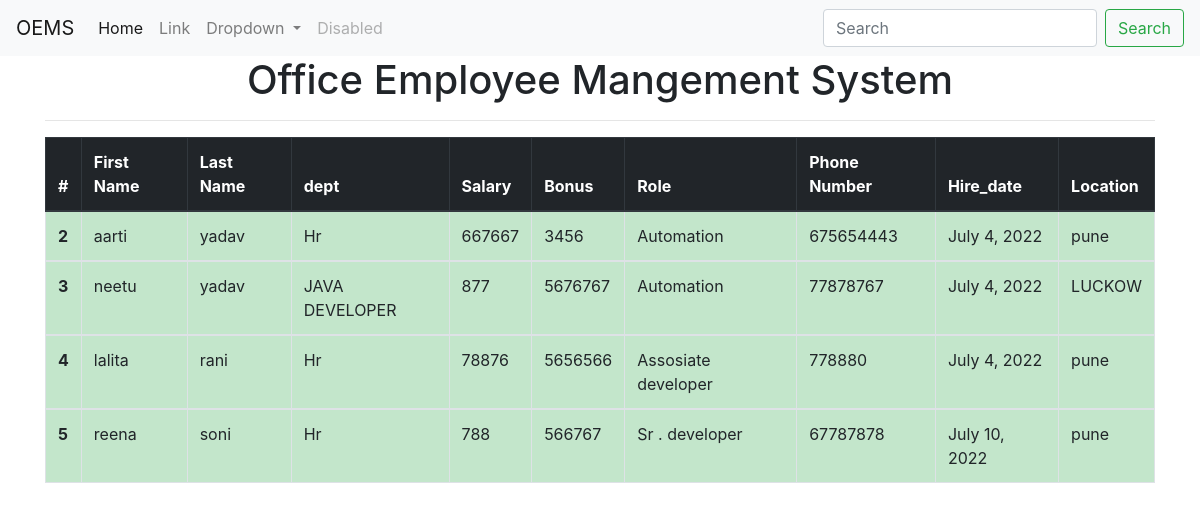
The app's page /all_emp with its own data.
### emp_app/models.py (models this page shows, shortened)
class Employee(models.Model):
    first_name=models.CharField(max_length=50,null=False)
    last_name=models.CharField(max_length=50)
    dept=models.ForeignKey(Department,on_delete=models.CASCADE)
    salary=models.IntegerField(default=0)
    bonus=models.IntegerField(default=0)
    role=models.ForeignKey(Role,on_delete=models.CASCADE)
    phone=models.IntegerField(default=0)
    hire_date=models.DateField()

class Department(models.Model):
    name=models.CharField(max_length=50,null=False)
    location=models.CharField(max_length=50)

class Role(models.Model):
    name=models.CharField(max_length=50,null=False)

### emp_app/views.py (the view)
# urls.py: path('all_emp', views.all_emp,name="all_emp"),
def all_emp(request):
    emps=Employee.objects.all()
    context={
        "emps":emps
    }
    return render(request , "view_all_emp.html" , context)

### emp_app/templates/view_all_emp.html (shortened to what this page needs)
<!doctype html>
<html lang="en">
  <head>
    <link rel="stylesheet" href="https://cdn.jsdelivr.net/npm/bootstrap@4.0.0/dist/css/bootstrap.min.css">
  </head>
  <body>
    <nav class="navbar navbar-expand-lg navbar-light bg-light">
        <a class="navbar-brand" href="#">OEMS</a>
        <div class="collapse navbar-collapse" id="navbarSupportedContent">
          <ul class="navbar-nav mr-auto">
            <li class="nav-item active">
              <a class="nav-link" href="#">Home <span class="sr-only">(current)</span></a>
            </li>
            <li class="nav-item">
              <a class="nav-link" href="#">Link</a>
            </li>
            <li class="nav-item dropdown">
              <a class="nav-link dropdown-toggle" href="#" id="navbarDropdown" role="button" data-toggle="dropdown" aria-haspopup="true" aria-expanded="false">
                Dropdown
              </a>
            </li>
            <li class="nav-item">
              <a class="nav-link disabled" href="#">Disabled</a>
            </li>
          </ul>
          <form class="form-inline my-2 my-lg-0">
            <input class="form-control mr-sm-2" type="search" placeholder="Search" aria-label="Search">
            <button class="btn btn-outline-success my-2 my-sm-0" type="submit">Search</button>
          </form>
        </div>
      </nav>
      <div class="container">
    <h1 class="text-center">Office Employee Mangement System</h1>
    <hr>
    <table class=" table table-bordered table-success">
        <thead class="thead-dark">
          <tr>
            <th scope="col">#</th>
            <th scope="col">First Name</th>
            <th scope="col">Last Name</th>
            <th scope="col">dept</th>
            <th scope="col">Salary</th>
            <th scope="col">Bonus</th>
            <th scope="col">Role</th>
            <th scope="col">Phone Number</th>
            <th scope="col">Hire_date</th>
            <th scope="col">Location</th>
          </tr>
        </thead>
        {% for emp in emps%}
        <tbody class="">
          <tr>
            <th scope="row">{{emp.id}}</th>
            <td>{{emp.first_name}}</td>
            <td>{{emp.last_name}}</td>
            <td>{{emp.dept.name}}</td>
            <td>{{emp.salary}}</td>
            <td>{{emp.bonus}}</td>
            <td>{{emp.role.name}}</td>
            <td>{{emp.phone}}</td>
            <td>{{emp.hire_date}}</td>
            <td>{{emp.dept.location}}</td>
          </tr>
        </tbody>
        {% endfor %}
      </table>
    </div>
  </body>
</html>

### records on screen
Employee: id "2", first_name "aarti", last_name "yadav", dept.name "Hr", salary "667667", bonus "3456", role.name "Automation", phone "675654443", hire_date "July 4, 2022", dept.location "pune"
Employee: id "3", first_name "neetu", last_name "yadav", dept.name "JAVA DEVELOPER", salary "877", bonus "5676767", role.name "Automation", phone "77878767", hire_date "July 4, 2022", dept.location "LUCKOW"
Employee: id "4", first_name "lalita", last_name "rani", dept.name "Hr", salary "78876", bonus "5656566", role.name "Assosiate developer", phone "778880", hire_date "July 4, 2022", dept.location "pune"
Employee: id "5", first_name "reena", last_name "soni", dept.name "Hr", salary "788", bonus "566767", role.name "Sr . developer", phone "67787878", hire_date "July 10, 2022", dept.location "pune"
